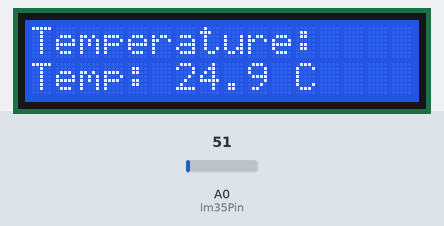
Recording of a sketch running on a simulated Arduino Uno, built with avr-gcc and run on an emulated ATmega328P. Shown: 16×2 character LCD. The test bench sets the inputs (shaded band); at power-on: A0 (lm35Pin) = 51. What the sketch prints to the serial monitor is not drawn.

Above: at 3.2 s.
3.3 s: A0 (lm35Pin) set to 61
At 5.2 s:
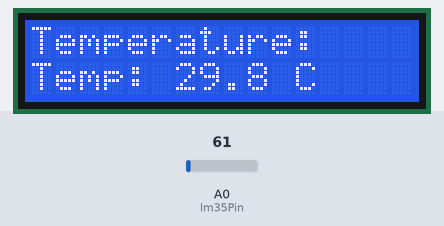
5.5 s: A0 (lm35Pin) set to 71
At 7.2 s:
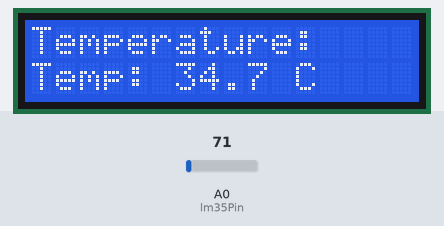
7.5 s: A0 (lm35Pin) set to 86
At 9.2 s:
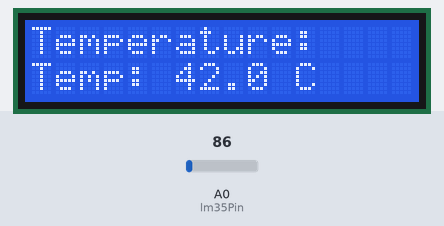
Timing chart, 0 to 10.7 s (numbered marks = the images above; inputs shaded):
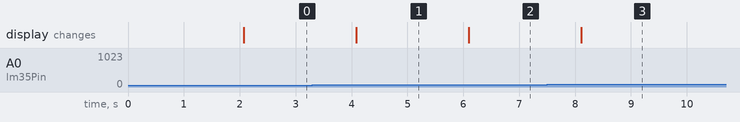

The sketch:

temperature_monitoring.ino
```cpp
#include <LiquidCrystal.h>

LiquidCrystal lcd(12, 11, 5, 4, 3, 2);

const int lm35Pin = A0;

float temperature = 0.0;

void setup() {
  lcd.begin(16, 2);
  Serial.begin(9600);

  lcd.setCursor(0, 0);
  lcd.print("IoT Temp Monitor");
  lcd.setCursor(0, 1);
  lcd.print("Initializing...");
  delay(2000);
  lcd.clear();
}

void loop() {
  int rawValue = analogRead(lm35Pin);
  temperature = (rawValue * 5.0 / 1023.0) * 100.0;
  lcd.setCursor(0, 0);
  lcd.print("Temperature:    ");

  lcd.setCursor(0, 1);
  lcd.print("Temp: ");
  lcd.print(temperature, 1);
  lcd.print(" C      ");

  Serial.print("Raw ADC: ");
  Serial.print(rawValue);
  Serial.print("  |  Temperature: ");
  Serial.print(temperature, 1);
  Serial.println(" C");

  delay(1000);
}
```

Measured:
- after the input at 3.3 s, the display: changes after 0.79 s (image 1)
- after the input at 5.5 s, the display: changes after 0.60 s (image 2)
- after the input at 7.5 s, the display: changes after 0.61 s (image 3)
